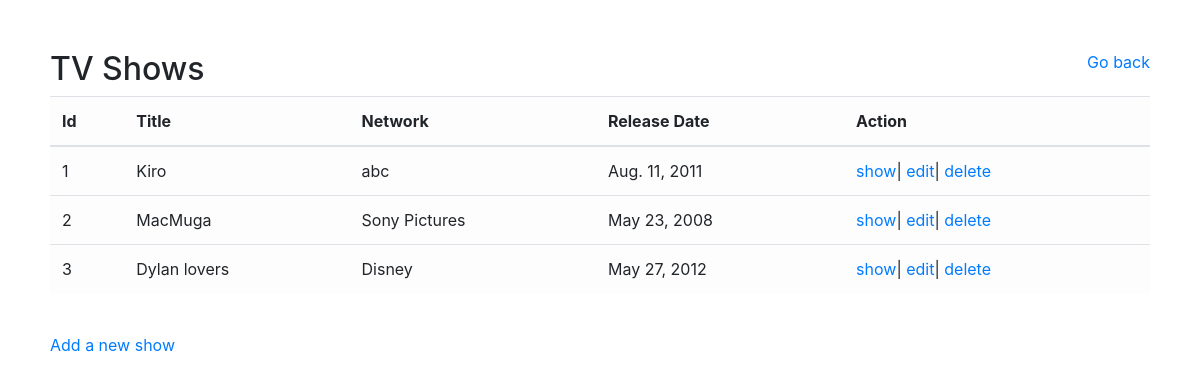
The app's page /shows, older data.
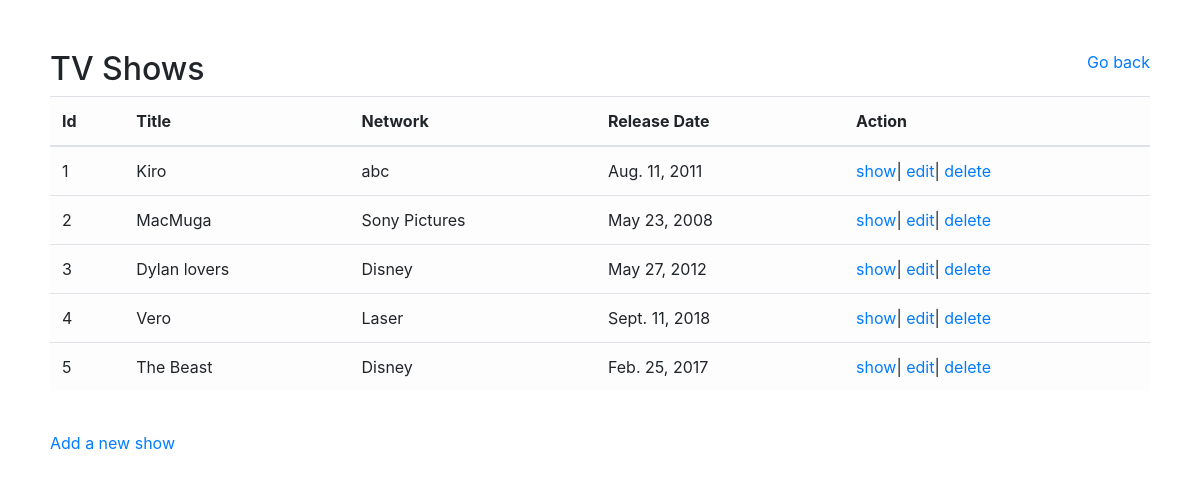
The same page, newer data.
### validated_show_app/models.py (models this page shows)
class Show(models.Model):
    title= models.CharField(max_length=255)
    network= models.CharField(max_length=255)
    release_date= models.DateField(auto_now_add=False, auto_now=False, blank=True, null=True)
    description= models.TextField(null=True)
    created_at= models.DateTimeField(auto_now_add=True)
    updated_at= models.DateTimeField(auto_now=True)
    objects=ShowManager()

### validated_show_app/views.py (the view)
# urls.py: path('shows', views.shows),
def shows(request):
    context = {
        'shows': Show.objects.all()
    }
    return render(request, 'shows.html', context)

### validated_show_app/templates/shows.html (shortened to what this page needs)
<!DOCTYPE html>
<html lang="en">
<head>
    <link rel="stylesheet" href="https://maxcdn.bootstrapcdn.com/bootstrap/4.0.0/css/bootstrap.min.css">
    {% load static %}
    <link rel="stylesheet" href="{% static 'styles.css' %}">
</head>
<body>
    <div class="container-md">
        <div class="leader">
            <h2>TV Shows</h2>
            <a href="/back">Go back</a>
        </div>
        <table class="table table-light">
            <thead>
                <tr>
                    <th>Id</th>
                    <th>Title</th>
                    <th>Network</th>
                    <th>Release Date</th>
                    <th>Action</th>
                </tr>
            </thead>
            <tbody>
            {% for show in shows %}
            <tr>
                <td>{{ show.id }}</td>
                <td>{{ show.title }}</td>
                <td>{{ show.network }}</td>
                <td>{{ show.release_date }}</td>
                <td><a href="/show/{{ show.id }}">show</a>| <a href="/edit/{{ show.id }}">edit</a>| <a href="/delete/{{ show.id }}">delete</a></td>
            </tr>
            {% endfor %}
            </tbody>
        </table>
        <br>
        <div class="par">
            <p><a href="/new">Add a new show</a></p>
        </div>
    </div>
</body>
</html>

### validated_show_app/static/styles.css (style rules this page uses)
* { margin: 0; padding: 0; }
.container-md { margin:auto; padding: 50px; }
.leader { display:flex; justify-content: space-between; }

Row changes from the older to the newer data that the page shows:
added Show: id "4", title "Vero", network "Laser", release_date "Sept. 11, 2018"
added Show: id "5", title "The Beast", network "Disney", release_date "Feb. 25, 2017"
